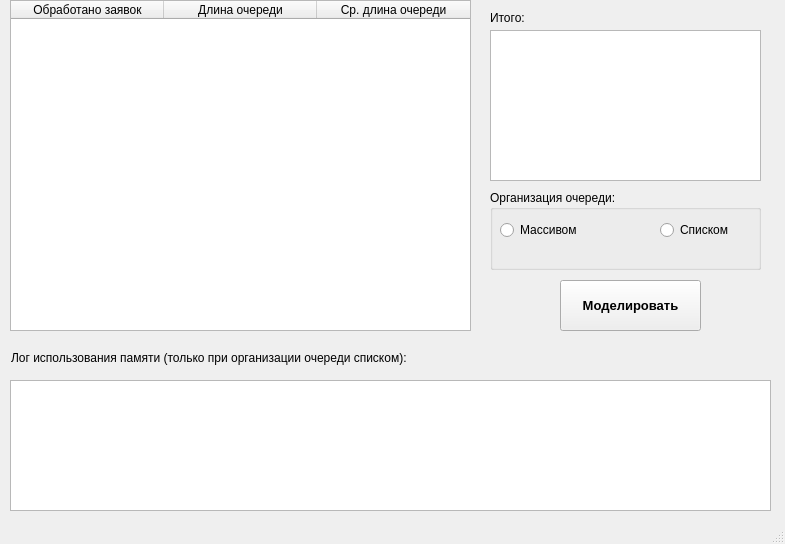
<?xml version="1.0" encoding="UTF-8"?>
<ui version="4.0">
 <class>MainWindow</class>
 <widget class="QMainWindow" name="MainWindow">
  <property name="geometry">
   <rect>
    <x>0</x>
    <y>0</y>
    <width>785</width>
    <height>544</height>
   </rect>
  </property>
  <property name="sizePolicy">
   <sizepolicy hsizetype="Preferred" vsizetype="Preferred">
    <horstretch>0</horstretch>
    <verstretch>0</verstretch>
   </sizepolicy>
  </property>
  <property name="minimumSize">
   <size>
    <width>785</width>
    <height>544</height>
   </size>
  </property>
  <property name="maximumSize">
   <size>
    <width>785</width>
    <height>544</height>
   </size>
  </property>
  <property name="windowTitle">
   <string>Моделирование работы обслуживающего автомата</string>
  </property>
  <widget class="QWidget" name="centralWidget">
   <widget class="QPushButton" name="pushButton">
    <property name="geometry">
     <rect>
      <x>560</x>
      <y>280</y>
      <width>141</width>
      <height>51</height>
     </rect>
    </property>
    <property name="font">
     <font>
      <pointsize>10</pointsize>
      <weight>75</weight>
      <bold>true</bold>
     </font>
    </property>
    <property name="text">
     <string>Моделировать</string>
    </property>
   </widget>
   <widget class="QTableWidget" name="tableWidget">
    <property name="geometry">
     <rect>
      <x>10</x>
      <y>0</y>
      <width>461</width>
      <height>331</height>
     </rect>
    </property>
    <property name="editTriggers">
     <set>QAbstractItemView::NoEditTriggers</set>
    </property>
    <property name="rowCount">
     <number>0</number>
    </property>
    <property name="columnCount">
     <number>3</number>
    </property>
    <attribute name="horizontalHeaderVisible">
     <bool>true</bool>
    </attribute>
    <attribute name="horizontalHeaderCascadingSectionResizes">
     <bool>false</bool>
    </attribute>
    <attribute name="horizontalHeaderDefaultSectionSize">
     <number>153</number>
    </attribute>
    <attribute name="horizontalHeaderMinimumSectionSize">
     <number>150</number>
    </attribute>
    <attribute name="horizontalHeaderShowSortIndicator" stdset="0">
     <bool>false</bool>
    </attribute>
    <attribute name="horizontalHeaderStretchLastSection">
     <bool>false</bool>
    </attribute>
    <attribute name="verticalHeaderVisible">
     <bool>false</bool>
    </attribute>
    <attribute name="verticalHeaderStretchLastSection">
     <bool>false</bool>
    </attribute>
    <column>
     <property name="text">
      <string>Обработано заявок</string>
     </property>
    </column>
    <column>
     <property name="text">
      <string>Длина очереди</string>
     </property>
    </column>
    <column>
     <property name="text">
      <string>Ср. длина очереди</string>
     </property>
    </column>
   </widget>
   <widget class="QTextEdit" name="textEdit">
    <property name="geometry">
     <rect>
      <x>490</x>
      <y>30</y>
      <width>271</width>
      <height>151</height>
     </rect>
    </property>
    <property name="readOnly">
     <bool>true</bool>
    </property>
   </widget>
   <widget class="QGroupBox" name="groupBox">
    <property name="geometry">
     <rect>
      <x>490</x>
      <y>190</y>
      <width>271</width>
      <height>80</height>
     </rect>
    </property>
    <property name="title">
     <string>Организация очереди:</string>
    </property>
    <widget class="QRadioButton" name="radioButton">
     <property name="geometry">
      <rect>
       <x>10</x>
       <y>30</y>
       <width>95</width>
       <height>20</height>
      </rect>
     </property>
     <property name="text">
      <string>Массивом</string>
     </property>
    </widget>
    <widget class="QRadioButton" name="radioButton_2">
     <property name="geometry">
      <rect>
       <x>170</x>
       <y>30</y>
       <width>95</width>
       <height>20</height>
      </rect>
     </property>
     <property name="text">
      <string>Списком</string>
     </property>
    </widget>
   </widget>
   <widget class="QTextEdit" name="textEdit_2">
    <property name="geometry">
     <rect>
      <x>10</x>
      <y>380</y>
      <width>761</width>
      <height>131</height>
     </rect>
    </property>
    <property name="readOnly">
     <bool>true</bool>
    </property>
   </widget>
   <widget class="QLabel" name="label">
    <property name="geometry">
     <rect>
      <x>11</x>
      <y>350</y>
      <width>461</width>
      <height>16</height>
     </rect>
    </property>
    <property name="text">
     <string>Лог использования памяти (только при организации очереди списком):</string>
    </property>
   </widget>
   <widget class="QLabel" name="label_2">
    <property name="geometry">
     <rect>
      <x>490</x>
      <y>10</y>
      <width>53</width>
      <height>16</height>
     </rect>
    </property>
    <property name="text">
     <string>Итого:</string>
    </property>
   </widget>
  </widget>
  <widget class="QStatusBar" name="statusBar"/>
 </widget>
 <layoutdefault spacing="6" margin="11"/>
 <resources/>
 <connections/>
</ui>
